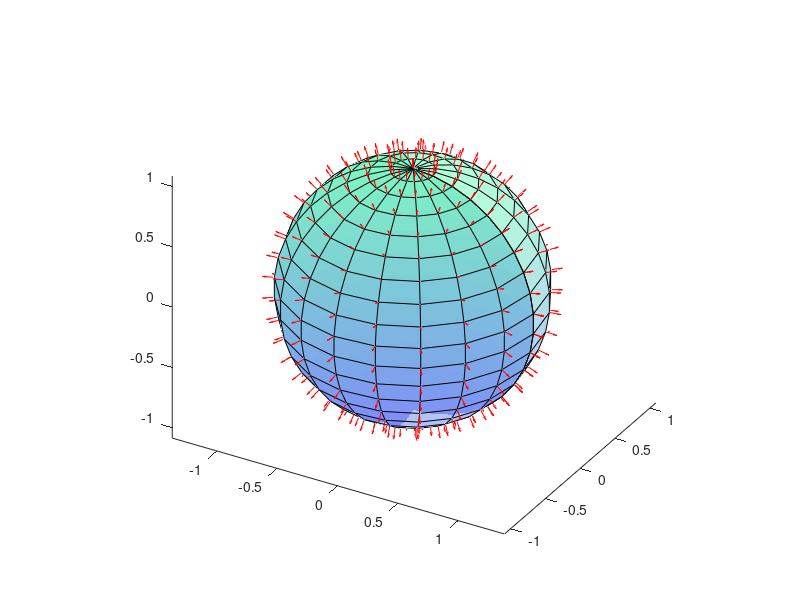

Reproduce this figure in MATLAB.
% Frame_dragging1

clear
clc

% Parameters
R0 = 1; % Radius of the sphere
nTheta = 20; % Number of points along theta
nPhi = 20;   % Number of points along phi

% Spherical coordinates
theta = linspace(0, 2*pi, nTheta); % Azimuthal angle (0 to 2*pi)
phi = linspace(0, pi, nPhi);       % Polar angle (0 to pi)
[Theta, Phi] = meshgrid(theta, phi);

% Convert to Cartesian coordinates (sphere surface)
X = R0 * sin(Phi) .* cos(Theta);
Y = R0 * sin(Phi) .* sin(Theta);
Z = R0 * cos(Phi);

% Arrow components (radial direction)
Ux = X; % X-component of the arrow
Uy = Y; % Y-component of the arrow
Uz = Z; % Z-component of the arrow

% Plotting
figure(14);
hold on;
% Plot the sphere
surf(X, Y, Z, 'FaceAlpha', 0.3, 'EdgeColor', 'k'); % Transparent sphere
colormap('winter');
% Plot the arrows (radially outward)
quiver3(X, Y, Z, Ux, Uy, Uz, 0.5, 'r'); % Scale factor of 0.5 for arrow length
axis equal
view(30,30)
